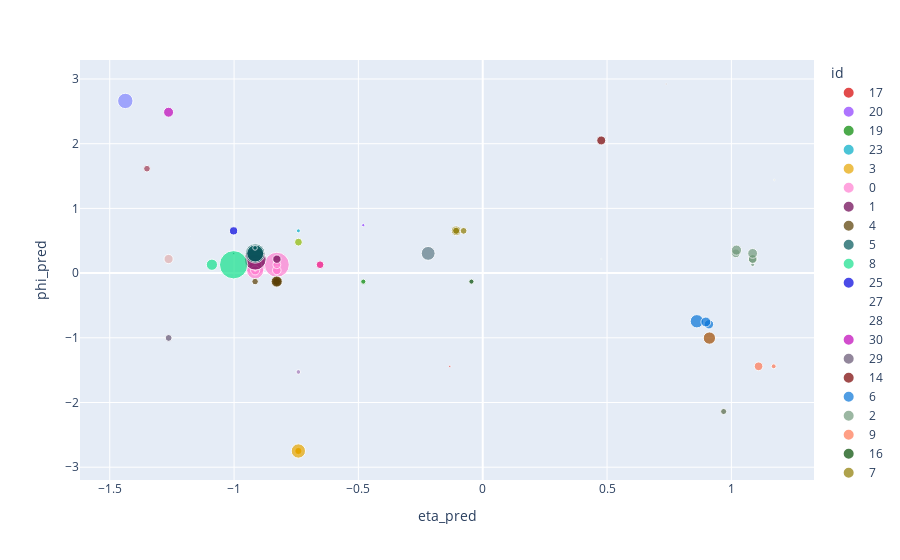

The cell this chart's notebook holds for it:
### Code cell
px.scatter(plot_df, x='eta_pred', y='phi_pred', size='energy', color='id', color_discrete_sequence=get_palette(plot_df['id']))

### Figure 1 — Plotly figure (JSON) as saved in the notebook; plotly's stock layout.template omitted (floating-point values rounded to 4 significant figures)
{"data": [{"hovertemplate": "id=17<br>eta_pred=%{x}<br>phi_pred=%{y}<br>energy=%{marker.size}<extra></extra>", "legendgroup": "17", "marker": {"color": "rgb(214, 0, 0)", "size": [0.03078], "sizemode": "area", "sizeref": 0.01355, "symbol": "circle"}, "mode": "markers", "name": "17", "orientation": "v", "showlegend": true, "type": "scatter", "x": [-0.1324], "xaxis": "x", "y": [-1.441], "yaxis": "y"}, {"hovertemplate": "id=20<br>eta_pred=%{x}<br>phi_pred=%{y}<br>energy=%{marker.size}<extra></extra>", "legendgroup": "20", "marker": {"color": "rgb(140, 59, 255)", "size": [0.07232], "sizemode": "area", "sizeref": 0.01355, "symbol": "circle"}, "mode": "markers", "name": "20", "orientation": "v", "showlegend": true, "type": "scatter", "x": [-0.4804], "xaxis": "x", "y": [0.741], "yaxis": "y"}, {"hovertemplate": "id=19<br>eta_pred=%{x}<br>phi_pred=%{y}<br>energy=%{marker.size}<extra></extra>", "legendgroup": "19", "marker": {"color": "rgb(1, 135, 0)", "size": [0.182], "sizemode": "area", "sizeref": 0.01355, "symbol": "circle"}, "mode": "markers", "name": "19", "orientation": "v", "showlegend": true, "type": "scatter", "x": [-0.4802], "xaxis": "x", "y": [-0.132], "yaxis": "y"}, {"hovertemplate": "id=23<br>eta_pred=%{x}<br>phi_pred=%{y}<br>energy=%{marker.size}<extra></extra>", "legendgroup": "23", "marker": {"color": "rgb(0, 172, 198)", "size": [0.1062], "sizemode": "area", "sizeref": 0.01355, "symbol": "circle"}, "mode": "markers", "name": "23", "orientation": "v", "showlegend": true, "type": "scatter", "x": [-0.7413], "xaxis": "x", "y": [0.6534], "yaxis": "y"}, {"hovertemplate": "id=3<br>eta_pred=%{x}<br>phi_pred=%{y}<br>energy=%{marker.size}<extra></extra>", "legendgroup": "3", "marker": {"color": "rgb(230, 165, 0)", "size": [0.2571, 0.2969, 0.3856, 1.389], "sizemode": "area", "sizeref": 0.01355, "symbol": "circle"}, "mode": "markers", "name": "3", "orientation": "v", "showlegend": true, "type": "scatter", "x": [-0.7414, -0.7414, -0.7414, -0.7414], "xaxis": "x", "y": [-2.75, -2.75, -2.75, -2.75], "yaxis": "y"}, {"hovertemplate": "id=0<br>eta_pred=%{x}<br>phi_pred=%{y}<br>energy=%{marker.size}<extra></extra>", "legendgroup": "0", "marker": {"color": "rgb(255, 126, 209)", "size": [0.5684, 0.5615, 3.039, 0.4822, 4.214, 0.4981, 1.973, 1.093, 0.4304, 0.5677, 0.02038], "sizemode": "area", "sizeref": 0.01355, "symbol": "circle"}, "mode": "markers", "name": "0", "orientation": "v", "showlegend": true, "type": "scatter", "x": [-0.8282, -0.828, -0.9149, -0.8282, -0.828, -0.8282, -0.9152, -0.9149, -0.828, -0.9152, -0.9152], "xaxis": "x", "y": [0.04238, 0.1291, 0.1289, 0.04238, 0.1291, 0.04238, 0.04239, 0.1289, 0.1291, 0.04239, 0.04239], "yaxis": "y"}, {"hovertemplate": "id=1<br>eta_pred=%{x}<br>phi_pred=%{y}<br>energy=%{marker.size}<extra></extra>", "legendgroup": "1", "marker": {"color": "rgb(107, 0, 79)", "size": [0.473, 3.268], "sizemode": "area", "sizeref": 0.01355, "symbol": "circle"}, "mode": "markers", "name": "1", "orientation": "v", "showlegend": true, "type": "scatter", "x": [-0.8277, -0.9149], "xaxis": "x", "y": [0.2157, 0.2162], "yaxis": "y"}, {"hovertemplate": "id=4<br>eta_pred=%{x}<br>phi_pred=%{y}<br>energy=%{marker.size}<extra></extra>", "legendgroup": "4", "marker": {"color": "rgb(87, 59, 0)", "size": [0.3906, 0.683, 0.8647, 0.284], "sizemode": "area", "sizeref": 0.01355, "symbol": "circle"}, "mode": "markers", "name": "4", "orientation": "v", "showlegend": true, "type": "scatter", "x": [-0.8284, -0.8284, -0.8284, -0.9154], "xaxis": "x", "y": [-0.1308, -0.1308, -0.1308, -0.1311], "yaxis": "y"}, {"hovertemplate": "id=5<br>eta_pred=%{x}<br>phi_pred=%{y}<br>energy=%{marker.size}<extra></extra>", "legendgroup": "5", "marker": {"color": "rgb(0, 86, 89)", "size": [2.578, 1.951, 0.1458, 0.03694], "sizemode": "area", "sizeref": 0.01355, "symbol": "circle"}, "mode": "markers", "name": "5", "orientation": "v", "showlegend": true, "type": "scatter", "x": [-0.915, -0.915, -0.9156, -1.002], "xaxis": "x", "y": [0.3036, 0.3036, 0.3896, 0.3032], "yaxis": "y"}, {"hovertemplate": "id=8<br>eta_pred=%{x}<br>phi_pred=%{y}<br>energy=%{marker.size}<extra></extra>", "legendgroup": "8", "marker": {"color": "rgb(21, 225, 140)", "size": [5.422, 0, 0.8543], "sizemode": "area", "sizeref": 0.01355, "symbol": "circle"}, "mode": "markers", "name": "8", "orientation": "v", "showlegend": true, "type": "scatter", "x": [-1.002, -1.002, -1.089], "xaxis": "x", "y": [0.1287, 0.216, 0.1294], "yaxis": "y"}, {"hovertemplate": "id=25<br>eta_pred=%{x}<br>phi_pred=%{y}<br>energy=%{marker.size}<extra></extra>", "legendgroup": "25", "marker": {"color": "rgb(0, 0, 221)", "size": [0.4583], "sizemode": "area", "sizeref": 0.01355, "symbol": "circle"}, "mode": "markers", "name": "25", "orientation": "v", "showlegend": true, "type": "scatter", "x": [-1.002], "xaxis": "x", "y": [0.6529], "yaxis": "y"}, {"hovertemplate": "id=27<br>eta_pred=%{x}<br>phi_pred=%{y}<br>energy=%{marker.size}<extra></extra>", "legendgroup": "27", "marker": {"color": "rgb(161, 117, 105)", "size": [0], "sizemode": "area", "sizeref": 0.01355, "symbol": "circle"}, "mode": "markers", "name": "27", "orientation": "v", "showlegend": true, "type": "scatter", "x": [-1.176], "xaxis": "x", "y": [-1.79], "yaxis": "y"}, {"hovertemplate": "id=28<br>eta_pred=%{x}<br>phi_pred=%{y}<br>energy=%{marker.size}<extra></extra>", "legendgroup": "28", "marker": {"color": "rgb(188, 182, 255)", "size": [0], "sizemode": "area", "sizeref": 0.01355, "symbol": "circle"}, "mode": "markers", "name": "28", "orientation": "v", "showlegend": true, "type": "scatter", "x": [-1.263], "xaxis": "x", "y": [0.6523], "yaxis": "y"}, {"hovertemplate": "id=30<br>eta_pred=%{x}<br>phi_pred=%{y}<br>energy=%{marker.size}<extra></extra>", "legendgroup": "30", "marker": {"color": "rgb(191, 3, 184)", "size": [0.6738], "sizemode": "area", "sizeref": 0.01355, "symbol": "circle"}, "mode": "markers", "name": "30", "orientation": "v", "showlegend": true, "type": "scatter", "x": [-1.263], "xaxis": "x", "y": [2.486], "yaxis": "y"}, {"hovertemplate": "id=29<br>eta_pred=%{x}<br>phi_pred=%{y}<br>energy=%{marker.size}<extra></extra>", "legendgroup": "29", "marker": {"color": "rgb(100, 84, 114)", "size": [0.318], "sizemode": "area", "sizeref": 0.01355, "symbol": "circle"}, "mode": "markers", "name": "29", "orientation": "v", "showlegend": true, "type": "scatter", "x": [-1.263], "xaxis": "x", "y": [-1.002], "yaxis": "y"}, {"hovertemplate": "id=14<br>eta_pred=%{x}<br>phi_pred=%{y}<br>energy=%{marker.size}<extra></extra>", "legendgroup": "14", "marker": {"color": "rgb(121, 0, 0)", "size": [0.5431], "sizemode": "area", "sizeref": 0.01355, "symbol": "circle"}, "mode": "markers", "name": "14", "orientation": "v", "showlegend": true, "type": "scatter", "x": [0.4766], "xaxis": "x", "y": [2.05], "yaxis": "y"}, {"hovertemplate": "id=6<br>eta_pred=%{x}<br>phi_pred=%{y}<br>energy=%{marker.size}<extra></extra>", "legendgroup": "6", "marker": {"color": "rgb(7, 116, 216)", "size": [1.203, 0.5929, 0.6637], "sizemode": "area", "sizeref": 0.01355, "symbol": "circle"}, "mode": "markers", "name": "6", "orientation": "v", "showlegend": true, "type": "scatter", "x": [0.8611, 0.9098, 0.8973], "xaxis": "x", "y": [-0.7444, -0.791, -0.7555], "yaxis": "y"}, {"hovertemplate": "id=2<br>eta_pred=%{x}<br>phi_pred=%{y}<br>energy=%{marker.size}<extra></extra>", "legendgroup": "2", "marker": {"color": "rgb(114, 154, 124)", "size": [0.5181, 0.706, 0.1046, 0.5142, 0.5148, 0.6497], "sizemode": "area", "sizeref": 0.01355, "symbol": "circle"}, "mode": "markers", "name": "2", "orientation": "v", "showlegend": true, "type": "scatter", "x": [1.018, 1.021, 1.086, 1.086, 1.086, 1.085], "xaxis": "x", "y": [0.3057, 0.355, 0.131, 0.2174, 0.2174, 0.3046], "yaxis": "y"}, {"hovertemplate": "id=9<br>eta_pred=%{x}<br>phi_pred=%{y}<br>energy=%{marker.size}<extra></extra>", "legendgroup": "9", "marker": {"color": "rgb(255, 119, 82)", "size": [0.1625, 0.51], "sizemode": "area", "sizeref": 0.01355, "symbol": "circle"}, "mode": "markers", "name": "9", "orientation": "v", "showlegend": true, "type": "scatter", "x": [1.17, 1.109], "xaxis": "x", "y": [-1.441, -1.441], "yaxis": "y"}, {"hovertemplate": "id=16<br>eta_pred=%{x}<br>phi_pred=%{y}<br>energy=%{marker.size}<extra></extra>", "legendgroup": "16", "marker": {"color": "rgb(0, 75, 0)", "size": [0.1788], "sizemode": "area", "sizeref": 0.01355, "symbol": "circle"}, "mode": "markers", "name": "16", "orientation": "v", "showlegend": true, "type": "scatter", "x": [-0.04539], "xaxis": "x", "y": [-0.1316], "yaxis": "y"}, {"hovertemplate": "id=7<br>eta_pred=%{x}<br>phi_pred=%{y}<br>energy=%{marker.size}<extra></extra>", "legendgroup": "7", "marker": {"color": "rgb(142, 123, 1)", "size": [0.6338, 0.3093, 0.3433], "sizemode": "area", "sizeref": 0.01355, "symbol": "circle"}, "mode": "markers", "name": "7", "orientation": "v", "showlegend": true, "type": "scatter", "x": [-0.1069, -0.07681, -0.1069], "xaxis": "x", "y": [0.6538, 0.6532, 0.6538], "yaxis": "y"}, {"hovertemplate": "id=21<br>eta_pred=%{x}<br>phi_pred=%{y}<br>energy=%{marker.size}<extra></extra>", "legendgroup": "21", "marker": {"color": "rgb(242, 0, 123)", "size": [0.4068], "sizemode": "area", "sizeref": 0.01355, "symbol": "circle"}, "mode": "markers", "name": "21", "orientation": "v", "showlegend": true, "type": "scatter", "x": [-0.6541], "xaxis": "x", "y": [0.1293], "yaxis": "y"}, {"hovertemplate": "id=22<br>eta_pred=%{x}<br>phi_pred=%{y}<br>energy=%{marker.size}<extra></extra>", "legendgroup": "22", "marker": {"color": "rgb(142, 186, 0)", "size": [0.4169], "sizemode": "area", "sizeref": 0.01355, "symbol": "circle"}, "mode": "markers", "name": "22", "orientation": "v", "showlegend": true, "type": "scatter", "x": [-0.7411], "xaxis": "x", "y": [0.4785], "yaxis": "y"}, {"hovertemplate": "id=24<br>eta_pred=%{x}<br>phi_pred=%{y}<br>energy=%{marker.size}<extra></extra>", "legendgroup": "24", "marker": {"color": "rgb(165, 123, 184)", "size": [0.1471], "sizemode": "area", "sizeref": 0.01355, "symbol": "circle"}, "mode": "markers", "name": "24", "orientation": "v", "showlegend": true, "type": "scatter", "x": [-0.7413], "xaxis": "x", "y": [-1.528], "yaxis": "y"}, {"hovertemplate": "id=26<br>eta_pred=%{x}<br>phi_pred=%{y}<br>energy=%{marker.size}<extra></extra>", "legendgroup": "26", "marker": {"color": "rgb(89, 1, 163)", "size": [9.586e-05], "sizemode": "area", "sizeref": 0.01355, "symbol": "circle"}, "mode": "markers", "name": "26", "orientation": "v", "showlegend": true, "type": "scatter", "x": [-1.176], "xaxis": "x", "y": [0.5653], "yaxis": "y"}, {"hovertemplate": "id=31<br>eta_pred=%{x}<br>phi_pred=%{y}<br>energy=%{marker.size}<extra></extra>", "legendgroup": "31", "marker": {"color": "rgb(226, 175, 175)", "size": [0.573], "sizemode": "area", "sizeref": 0.01355, "symbol": "circle"}, "mode": "markers", "name": "31", "orientation": "v", "showlegend": true, "type": "scatter", "x": [-1.263], "xaxis": "x", "y": [0.2178], "yaxis": "y"}, {"hovertemplate": "id=32<br>eta_pred=%{x}<br>phi_pred=%{y}<br>energy=%{marker.size}<extra></extra>", "legendgroup": "32", "marker": {"color": "rgb(160, 58, 82)", "size": [0.3001], "sizemode": "area", "sizeref": 0.01355, "symbol": "circle"}, "mode": "markers", "name": "32", "orientation": "v", "showlegend": true, "type": "scatter", "x": [-1.35], "xaxis": "x", "y": [1.613], "yaxis": "y"}, {"hovertemplate": "id=15<br>eta_pred=%{x}<br>phi_pred=%{y}<br>energy=%{marker.size}<extra></extra>", "legendgroup": "15", "marker": {"color": "rgb(161, 200, 200)", "size": [0.01222], "sizemode": "area", "sizeref": 0.01355, "symbol": "circle"}, "mode": "markers", "name": "15", "orientation": "v", "showlegend": true, "type": "scatter", "x": [0.4766], "xaxis": "x", "y": [0.2174], "yaxis": "y"}, {"hovertemplate": "id=12<br>eta_pred=%{x}<br>phi_pred=%{y}<br>energy=%{marker.size}<extra></extra>", "legendgroup": "12", "marker": {"color": "rgb(158, 75, 0)", "size": [1.026], "sizemode": "area", "sizeref": 0.01355, "symbol": "circle"}, "mode": "markers", "name": "12", "orientation": "v", "showlegend": true, "type": "scatter", "x": [0.9116], "xaxis": "x", "y": [-1.004], "yaxis": "y"}, {"hovertemplate": "id=11<br>eta_pred=%{x}<br>phi_pred=%{y}<br>energy=%{marker.size}<extra></extra>", "legendgroup": "11", "marker": {"color": "rgb(84, 103, 68)", "size": [0.2517], "sizemode": "area", "sizeref": 0.01355, "symbol": "circle"}, "mode": "markers", "name": "11", "orientation": "v", "showlegend": true, "type": "scatter", "x": [0.9689], "xaxis": "x", "y": [-2.139], "yaxis": "y"}, {"hovertemplate": "id=10<br>eta_pred=%{x}<br>phi_pred=%{y}<br>energy=%{marker.size}<extra></extra>", "legendgroup": "10", "marker": {"color": "rgb(186, 195, 137)", "size": [0.01866], "sizemode": "area", "sizeref": 0.01355, "symbol": "circle"}, "mode": "markers", "name": "10", "orientation": "v", "showlegend": true, "type": "scatter", "x": [1.173], "xaxis": "x", "y": [1.439], "yaxis": "y"}, {"hovertemplate": "id=18<br>eta_pred=%{x}<br>phi_pred=%{y}<br>energy=%{marker.size}<extra></extra>", "legendgroup": "18", "marker": {"color": "rgb(94, 123, 135)", "size": [1.305], "sizemode": "area", "sizeref": 0.01355, "symbol": "circle"}, "mode": "markers", "name": "18", "orientation": "v", "showlegend": true, "type": "scatter", "x": [-0.2194], "xaxis": "x", "y": [0.3047], "yaxis": "y"}, {"hovertemplate": "id=13<br>eta_pred=%{x}<br>phi_pred=%{y}<br>energy=%{marker.size}<extra></extra>", "legendgroup": "13", "marker": {"color": "rgb(96, 56, 59)", "size": [0.01887], "sizemode": "area", "sizeref": 0.01355, "symbol": "circle"}, "mode": "markers", "name": "13", "orientation": "v", "showlegend": true, "type": "scatter", "x": [0.7376], "xaxis": "x", "y": [2.923], "yaxis": "y"}, {"hovertemplate": "id=34<br>eta_pred=%{x}<br>phi_pred=%{y}<br>energy=%{marker.size}<extra></extra>", "legendgroup": "34", "marker": {"color": "rgb(130, 135, 255)", "size": [1.606], "sizemode": "area", "sizeref": 0.01355, "symbol": "circle"}, "mode": "markers", "name": "34", "orientation": "v", "showlegend": true, "type": "scatter", "x": [-1.437], "xaxis": "x", "y": [2.661], "yaxis": "y"}, {"hovertemplate": "id=33<br>eta_pred=%{x}<br>phi_pred=%{y}<br>energy=%{marker.size}<extra></extra>", "legendgroup": "33", "marker": {"color": "rgb(56, 0, 0)", "size": [0], "sizemode": "area", "sizeref": 0.01355, "symbol": "circle"}, "mode": "markers", "name": "33", "orientation": "v", "showlegend": true, "type": "scatter", "x": [-1.437], "xaxis": "x", "y": [-2.14], "yaxis": "y"}], "layout": {"legend": {"itemsizing": "constant", "title": {"text": "id"}, "tracegroupgap": 0}, "margin": {"t": 60}, "xaxis": {"anchor": "y", "domain": [0, 1], "title": {"text": "eta_pred"}}, "yaxis": {"anchor": "x", "domain": [0, 1], "title": {"text": "phi_pred"}}}}
